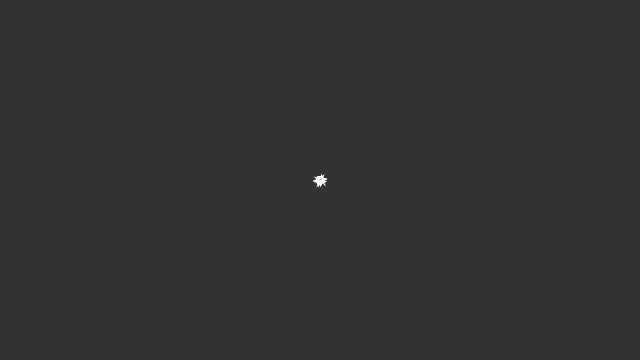
Frame 1 (no input)
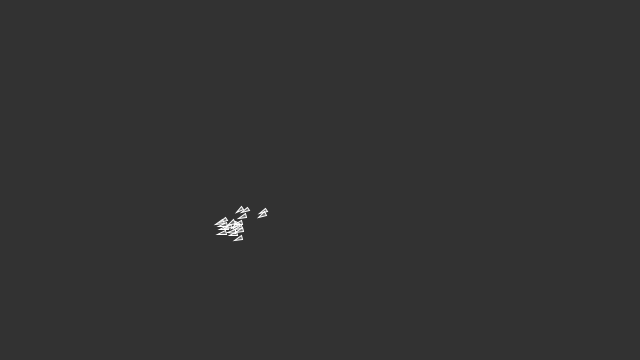
Frame 60 (the mouse pressed at the canvas centre just before this capture)
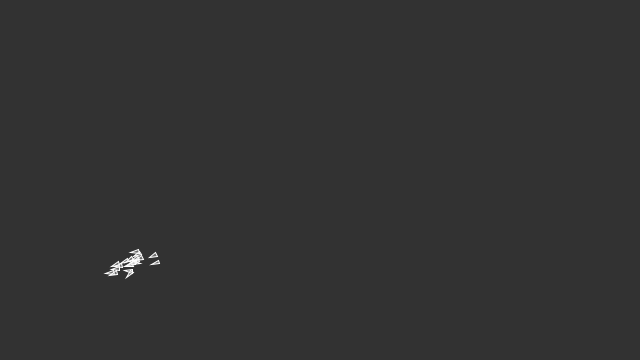
Frame 120 (the mouse held since frame 60 and released just before this capture)

The Processing sketch that drew these frames (run headless with seeded random() and noise(); from frame 60 on, the mouse is pressed at the canvas centre):

// Processing sketch: boids
// ── boids.pde
import java.util.Collections;
import java.util.Comparator;

Flock flock;
int n_boids = 20;
int t = 0;

float predator_radius = 20;

// control parameters (sum to 1)
float phi_p = 0.20;
float phi_a = 0.50;
float phi_n = 0.30;

void setup() {
  size(640, 360);
  flock = new Flock();
  // Add an initial set of boids into the system
  for (int i = 0; i < n_boids; i++) {
    flock.addBoid(new Boid(width/2,height/2,i));
  }

  // debugging sort stuff
  // ArrayList<Event> tEvents = new ArrayList<Event>()
  // tEvents.add(new Event(0, new Boid(0,0,0), true));
  // tEvents.add(new Event(1, new Boid(1,1,1), true));
  // tEvents.add(new Event(2, new Boid(2,2,2), true));
  // tEvents.add(new Event(5, new Boid(5,5,5), true));
  // tEvents.add(new Event(3, new Boid(3,3,3), false));
  // tEvents.add(new Event(4, new Boid(4,4,4), true));

  // println(tEvents);
  // sort_events(tEvents);
  // println(tEvents);

  // debugging sort stuff
  // ArrayList<Boid> tBoids = new ArrayList<Boid>();
  // Boid b = new Boid(0,0,0);
  // tBoids.add(new Boid(5,5,5));
  // tBoids.add(new Boid(1,1,1));
  // tBoids.add(new Boid(2,2,2));
  // tBoids.add(new Boid(3,3,3));
  // tBoids.add(new Boid(4,4,4));

  // println(tBoids);
  // sort_neighbors(tBoids, b);
  // println(tBoids);

}

void draw() {
  // if (!mousePressed) return;
  // only execute stuff below on mouse click
  println("-------------# t = " + t);
  background(50);
  flock.run();
  t++;
}

// The Event Class

// class Event implements Comparable<Event> {
class Event {

  float theta;
  Boid boid;
  boolean start;
  Event (float t, Boid b, boolean s) {
    theta = t;
    boid = b;
    start = s; // first edge?
  }
  int compareTo(Event o) {
    if (theta < o.theta) return -1;
    if (theta > o.theta) return 1;
    return 0;
  }
  String toString() {
    return theta + " " + start;
  }

}

// The Flock (a list of Boid objects)

class Flock {

  ArrayList<Boid> boids; // An ArrayList for all the boids

  Flock() {
    boids = new ArrayList<Boid>(); // Initialize the ArrayList
  }

  void run() {
    for (Boid b : boids) {
      // println("Running boid # " + b.id);
      b.run(boids);  // Passing the entire list of boids to each boid individually
    }
  }

  void addBoid(Boid b) {
    boids.add(b);
  }
}

// The Boid class

class Boid {

  PVector position;
  PVector velocity;
  PVector acceleration;
  float r;
  float maxforce;    // Maximum steering force
  float maxspeed;    // Maximum speed
  int id;

  // PriorityQueue<Boid> close_neighbors = new PriorityQueue<Boid>(4); // closest 4 neighbors
  ArrayList<Boid> close_neighbors = new ArrayList<Boid>(); // closest 4 neighbors
  // Boid pierced_boid = null;
  
  Boid(float x, float y, int num) {
    acceleration = new PVector(0, 0);
    id = num;

    // This is a new PVector method not yet implemented in JS
    // velocity = PVector.random2D();

    // Leaving the code temporarily this way so that this example runs in JS
    float angle = random(TWO_PI);
    velocity = new PVector(cos(angle), sin(angle));
    position = new PVector((float)x, (float)y);
    r = 2.0;
    maxspeed = 2;
    maxforce = 0.03;
  }

  String toString() {
    String s = "Boid #" + id + ": " + position.x + " " + position.y;
    return s;
  }

  void run(ArrayList<Boid> boids) {
    flock(boids);
    update();
    borders();
    render();
  }

  void applyForce(PVector force) {
    // We could add mass here if we want A = F / M
    acceleration.add(force);
  }

  
  // We accumulate a new acceleration each time based on three rules
  void flock(ArrayList<Boid> boids) {

    ArrayList<Event> eventq = new ArrayList<Event>();
    ArrayList<Boid> status = new ArrayList<Boid>();
    ArrayList<Float> boundaries = new ArrayList<Float>();
    ArrayList<Boid> in_sight = new ArrayList<Boid>();       // line-of-sight neighbors
    boolean overlapping = false;
    
    // Create event queue based on other relationship with other boids
    for (Boid other : boids) {
      if (this == other) { continue; } // don't add self to queue
      float d = PVector.dist(position, other.position);
      if (d < r) {
        overlapping = true;
        break;
      }
      
      float dtheta = asin( (float) other.r/d );
      float rel_theta = atan2( other.position.y-position.y , other.position.x-position.x );
      eventq.add(new Event(rel_theta-dtheta, other, true));
      eventq.add(new Event(rel_theta+dtheta, other, false));
    }

    // ensure thetas are in range [0,2*PI)
    for (Event e : eventq) {
      if (e.theta < 0) {
        e.theta += 2*PI;
      }
    }

    // sort event queue by thetas
    // Collections.sort(eventq);
    eventq = sort_events(eventq);

    // cycle through eventq in order to determine boundaries and line-of-sight neighbors
    for (Event e : eventq) {
      if (!e.start) {
        if (status.size() == 1) {
          boundaries.add(e.theta);
          status.remove(e.boid);
        }
      } else {
        if (status.size() == 0) {
          boundaries.add(e.theta);
          status.add(e.boid);
        }
      }

      Boid pierced_boid = null;
      float smallest_distance = width + height;
      if (status.size() > 0) {
        for (Boid other : status) {
          float d = PVector.dist(position, other.position);          
          if (d < smallest_distance) {
            pierced_boid = other;
            smallest_distance = d;
          }
        }
        if (in_sight.indexOf(pierced_boid) == -1) {
          in_sight.add(pierced_boid);
        }
      }
    }
    
    // todo: reset range of boundaries?
    ArrayList<PVector> vect_boundaries = new ArrayList<PVector>();
    ArrayList<PVector> vect_neighbors = new ArrayList<PVector>();

    for (float theta : boundaries) {
      vect_boundaries.add(new PVector(cos(theta), sin(theta)));
    }

    // only use 4 closest line-of-sight neighbors
    // k closest neighbor
    // Collections.sort(in_sight, createComparator(this));
    in_sight = sort_neighbors(in_sight, this);
    
    close_neighbors.clear();
    for (int i = 0; i < min(4,in_sight.size()); i++) {
      close_neighbors.add(in_sight.get(i));
    }
    
    for (Boid b : close_neighbors) {
      vect_neighbors.add(new PVector(b.velocity.x, b.velocity.y));
    }

    PVector proj = average_direction(vect_boundaries);
    PVector alig = average_direction(vect_neighbors);;
    PVector nois = PVector.random2D();


    PVector predator = new PVector(mouseX, mouseY);
    float d_pred = PVector.dist(position, predator);

    if (d_pred < predator_radius) {
      PVector vect_escape = new PVector(position.x-predator.x, position.y-predator.y);
      vect_escape.mult(0.9);
      applyForce(vect_escape);
    } else if (!overlapping) {
      // Arbitrarily weight these forces
      proj.mult(phi_p);
      alig.mult(phi_a);
      nois.mult(phi_n);
      // Add the force vectors to acceleration
      applyForce(proj);
      applyForce(alig);
      applyForce(nois);
    } else {
      applyForce(nois); // all noise if vision is blocked (ie overlapped = true)
    }
  }

  // Method to update position
  void update() {
    velocity.add(acceleration); // Update velocity
    velocity.limit(maxspeed);   // Limit speed
    position.add(velocity);     // Update position
    acceleration.mult(0);       // Reset acceleration to 0 each cycle
  }

  void render() {
    // Draw a triangle rotated in the direction of velocity
    float theta = velocity.heading2D() + radians(90);
    // heading2D() above is now heading() but leaving old syntax until Processing.js catches up

    // text(str(id), position.x, position.y);
    
    fill(200, 100);
    stroke(255);
    pushMatrix();
    translate(position.x, position.y);
    rotate(theta);
    beginShape(TRIANGLES);
    vertex(0, -r*2);
    vertex(-r, r*2);
    vertex(r, r*2);
    endShape();
    popMatrix();
  }

  // Wraparound
  void borders() {
    if (position.x < -r) position.x = width+r;
    if (position.y < -r) position.y = height+r;
    if (position.x > width+r) position.x = -r;
    if (position.y > height+r) position.y = -r;
  }

}

PVector average_direction(ArrayList<PVector> vectors) {
  int n = vectors.size();
  float x = 0;
  float y = 0;
  for (PVector v : vectors) {
    x += v.x;
    y += v.y;
  }
  return new PVector(x/n , y/n);
}

// cannot use this with processing.js
// Comparator<Boid> createComparator(Boid b) {
//   final Boid finalB = new Boid(b.position.x, b.position.y, b.id);
//   return new Comparator<Boid>() {

//     public int compare(Boid b0, Boid b1) {
//       float ds0 = PVector.dist(finalB.position, b0.position);
//       float ds1 = PVector.dist(finalB.position, b1.position);
//       return Float.compare(ds0, ds1);
//     }
//   };
// }

ArrayList<Event> sort_events(ArrayList<Event> events) {
  int min;
  for (int i = 0; i < events.size(); ++i) {
    min = i;
    for (int j = events.size()-1; j > i; --j) {
      if (events.get(j).theta < events.get(min).theta) {
        min = j;
      }
    }
    Event tmp = events.get(i);
    events.set(i, events.get(min));
    events.set(min, tmp);
  }
  return events;
}

ArrayList<Boid> sort_neighbors(ArrayList<Boid> neighbors, Boid b) {
  int min;
  for (int i = 0; i < neighbors.size(); ++i) {
    min = i;
    for (int j = neighbors.size()-1; j > i; --j) {
      
      Boid b0 = neighbors.get(min);
      Boid b1 = neighbors.get(j);
      float ds0 = PVector.dist(b.position, b0.position);      
      float ds1 = PVector.dist(b.position, b1.position);
      
      if (ds1 < ds0) {
        min = j;
      }
    }
    Boid tmp = neighbors.get(i);
    neighbors.set(i, neighbors.get(min));
    neighbors.set(min, tmp);
  }
  return neighbors;

}
